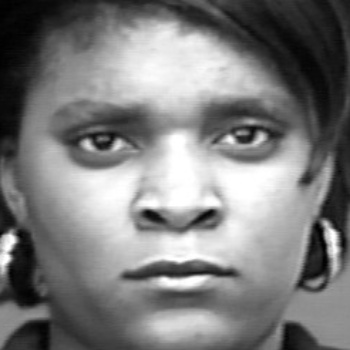
#> input picture angry.jpg, 350 x 350 px, given in place of KA.HA1.29.tiff, which was not available
$ jupyter execute --allow-errors AI.ipynb
#> lines starting #> are read from the running program, lines starting #| are printed output that depends on the picture; pictures that were not available may be replaced by others from this repository, and a replacement may not be noted
[cell 1]
import os
import cv2
import numpy as np
import matplotlib.pyplot as plt
from skimage.feature import hog
from sklearn.metrics import accuracy_score, confusion_matrix
from sklearn.preprocessing import StandardScaler
from sklearn.pipeline import make_pipeline
from sklearn.svm import SVC
from collections import Counter
import seaborn as sns

[cell 2]
face_cascade = cv2.CascadeClassifier('haarcascade_frontalface_default.xml')

[cell 3]
# Function to read in and detect facial images.
def load_detect_faces(path):
    images = []
    labels = []
    for label in os.listdir(path):
        label_path = os.path.join(path, label)
        if os.path.isdir(label_path):
            print(f"{label}") # check order of dir entry.
            for img_file in os.listdir(label_path):
                img_path = os.path.join(label_path, img_file)
                img = cv2.imread(img_path, cv2.IMREAD_GRAYSCALE)
                if img is not None:
                    faces = face_cascade.detectMultiScale(img, scaleFactor=1.1, minNeighbors=5, minSize=(30, 30))
                    for (x, y, w, h) in faces:
                        face_region = img[y:y + h, x:x + w]
                        images.append(face_region)
                        labels.append(label)
    return images, labels  # I moved the return outside the loop

[cell 4]
def preprocess_images(images):
    preprocessed_images = []
    for image in images:
        img = cv2.equalizeHist(image)
        preprocessed_images.append(img)
    return preprocessed_images

[cell 5]
def hog_feature_extraction(images):
    hog_features = []
    for image in images:
        image = cv2.resize(image, (64, 64)) # use 64 for more detail/pixels. 32 only produced 0.5 accuracy.
        hog_feature = hog(image, orientations=8, pixels_per_cell=(8, 8), cells_per_block=(2, 2), block_norm='L2-Hys')
        hog_features.append(hog_feature)
    return np.array(hog_features)

[cell 6]
train_folder_path = "JAFFE-[70,30]/train/"
test_folder_path = "JAFFE-[70,30]/test/"

[cell 7]
# Load and process the data
X_train, y_train = load_detect_faces(train_folder_path)
X_test, y_test = load_detect_faces(test_folder_path)

X_train = preprocess_images(X_train) # pre-processing training data enhances accuracy.

class_distribution_jaffe = Counter(y_train) # calculate the number of images for each class in training data (class imbalance).
class_distribution_jaffe_test = Counter(y_test) # calculate the number of images for each class in test data.

# show the class imbalance
print(class_distribution_jaffe)
print(class_distribution_jaffe_test)

X_train_features = hog_feature_extraction(X_train)
X_test_features = hog_feature_extraction(X_test)

# Build and train the SVM model

svm = make_pipeline(StandardScaler(), SVC(kernel='rbf', C=7, gamma='scale'))
#> (the rest of this cell did not finish here and is left out)

[cell 8]
class_labels = ['Angry', 'Fear', 'Happy', 'Neutral', 'Sad', 'Surprise']


#> (the rest of this cell did not finish here and is left out)

[cell 9]
def extract_face_hog(img):
    img = cv2.resize(img, (64, 64))
    hog_features, hog_image = hog(img, orientations=8, pixels_per_cell=(8, 8),cells_per_block=(2, 2),
                                  block_norm='L2-Hys', visualize=True)
    return hog_features, hog_image

[cell 10]
def predict_emotion(img_path, model):
    # Read the image
#> called with img_path = 'KA.HA1.29.tiff'
    img = cv2.imread(img_path)
#> img is the input picture: shape (350, 350, 3); min 0, max 255, mean 124.3
    if img is None:
        raise ValueError("Image cannot be read.")

    # Convert to grayscale
    grey_img = cv2.cvtColor(img, cv2.COLOR_BGR2GRAY)

    # Detect faces
    faces = face_cascade.detectMultiScale(grey_img, scaleFactor=1.1, minNeighbors=5, minSize=(30, 30))
#> faces = [[30, 24, 291, 291]]
    if len(faces) == 0:
        raise ValueError("No faces detected.")

    for (x, y, w, h) in faces:
        # Extract face region
        face_region = grey_img[y:y + h, x:x + w]

        # Extract HOG features
        hog_features, hog_image = extract_face_hog(face_region)
        hog_features = hog_features.reshape(1, -1)

        # Predict emotion
        pred_emotion = model.predict(hog_features)[0]

        # Visualise the results
        img_rgb = cv2.cvtColor(img, cv2.COLOR_BGR2RGB)
        cv2.rectangle(img_rgb, (x, y), (x + w, y + h), (0, 255, 0), 2)  # Green box around face
        cv2.putText(img_rgb, pred_emotion, (x, y - 10), cv2.FONT_HERSHEY_SIMPLEX, 1, (0, 255, 0), 2)

        # Show the image with predictions
        plt.figure(figsize=(10, 6))
        plt.imshow(img_rgb)
        plt.title(f"Predicted Emotion: {pred_emotion}")
        plt.axis("off")
        plt.show()

        # show the HOG visualisation
        plt.figure(figsize=(10, 6))
        plt.imshow(hog_image, cmap='gray')
        plt.title("HOG Visualization")
        plt.axis("off")
        plt.show()
#> this loop made 1 pass
#> pass 1, in predict_emotion, `face_region = grey_img[y:y + h, x:x + w]`:
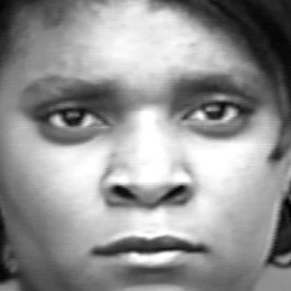
#> face_region: shape (291, 291); min 0, max 255, mean 147.2
#> pass 1, in extract_face_hog, `img = cv2.resize(img, (64, 64))`:
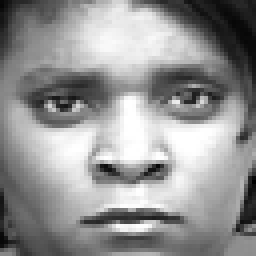
#> img: shape (64, 64) (shown 4 times larger); min 1, max 255, mean 147.1
#> pass 1, in predict_emotion, `hog_features, hog_image = extract_face_hog(face_region)`:
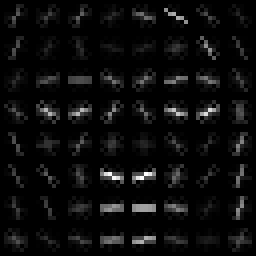
#> hog_image: shape (64, 64) float64 (shown 4 times larger); min 0, max 68.2, mean 3.3; drawn with min black and max white


# pick the first image from three emotion categories.
test_image_angry = "KA.AN1.39.tiff"
test_image_happy = "KA.HA1.29.tiff"
test_image_sad = "KA.SA1.33.tiff"

ephra_img = "ephra.jpg"


#> (the rest of this cell did not finish here and is left out)

$ run again, on happy.jpg
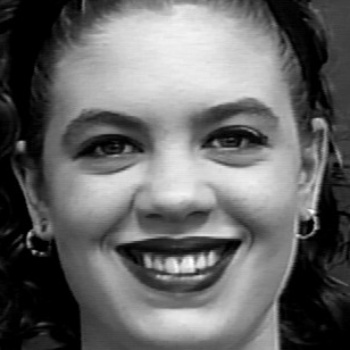
#> input picture happy.jpg, 350 x 350 px, given in place of KA.HA1.29.tiff, which was not available
#> in predict_emotion, img is the input picture: shape (350, 350, 3); min 0, max 255, mean 103.2
#> faces = [[30, 27, 292, 292]]
#> the loop in predict_emotion, `for (x, y, w, h) in faces:` made 1 pass
#> pass 1, in extract_face_hog, `img = cv2.resize(img, (64, 64))`:
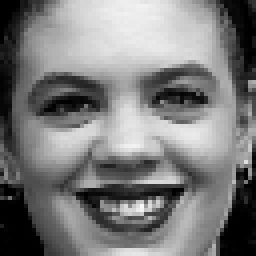
#> img: shape (64, 64) (shown 4 times larger); min 0, max 249, mean 123.4
#> pass 1, in predict_emotion, `hog_features, hog_image = extract_face_hog(face_region)`:
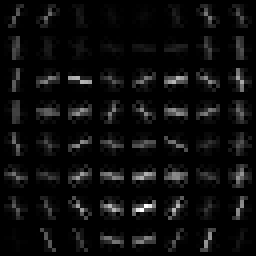
#> hog_image: shape (64, 64) float64 (shown 4 times larger); min 0, max 67.91, mean 3.5; drawn with min black and max white

$ run again, on sad.jpg
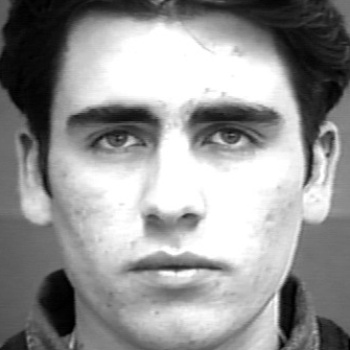
#> input picture sad.jpg, 350 x 350 px, given in place of KA.HA1.29.tiff, which was not available
#> in predict_emotion, img is the input picture: shape (350, 350, 3); min 0, max 255, mean 148.4
#> faces = [[30, 25, 288, 288]]
#> the loop in predict_emotion, `for (x, y, w, h) in faces:` made 1 pass
#> pass 1, in extract_face_hog, `img = cv2.resize(img, (64, 64))`:
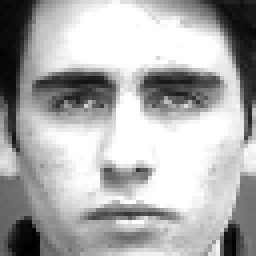
#> img: shape (64, 64) (shown 4 times larger); min 0, max 255, mean 173.2
#> pass 1, in predict_emotion, `hog_features, hog_image = extract_face_hog(face_region)`:
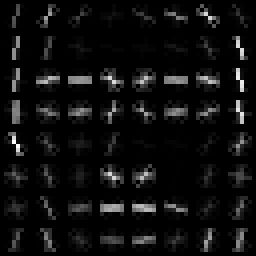
#> hog_image: shape (64, 64) float64 (shown 4 times larger); min 0, max 58.86, mean 3.4; drawn with min black and max white
